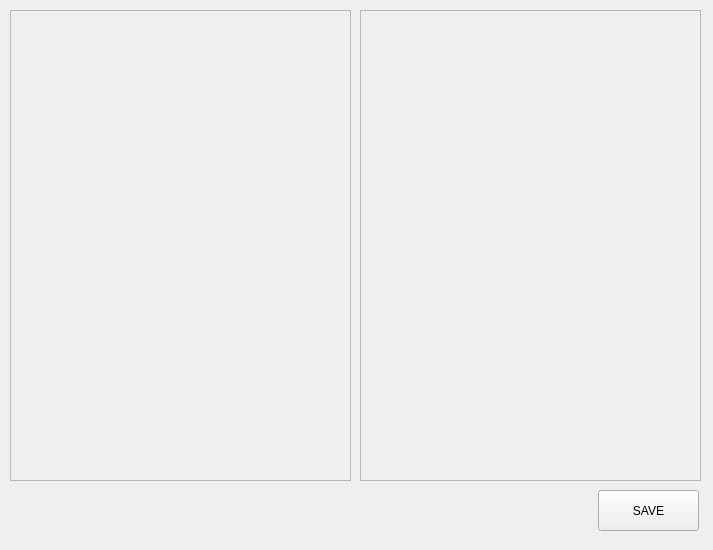
<?xml version="1.0" encoding="UTF-8"?>
<ui version="4.0">
 <class>Form</class>
 <widget class="QWidget" name="Form">
  <property name="geometry">
   <rect>
    <x>0</x>
    <y>0</y>
    <width>713</width>
    <height>550</height>
   </rect>
  </property>
  <property name="windowTitle">
   <string>Form</string>
  </property>
  <widget class="QFrame" name="frame">
   <property name="geometry">
    <rect>
     <x>10</x>
     <y>10</y>
     <width>341</width>
     <height>471</height>
    </rect>
   </property>
   <property name="frameShape">
    <enum>QFrame::StyledPanel</enum>
   </property>
   <property name="frameShadow">
    <enum>QFrame::Raised</enum>
   </property>
  </widget>
  <widget class="QFrame" name="frame_2">
   <property name="geometry">
    <rect>
     <x>360</x>
     <y>10</y>
     <width>341</width>
     <height>471</height>
    </rect>
   </property>
   <property name="frameShape">
    <enum>QFrame::StyledPanel</enum>
   </property>
   <property name="frameShadow">
    <enum>QFrame::Raised</enum>
   </property>
  </widget>
  <widget class="QPushButton" name="pushButton">
   <property name="geometry">
    <rect>
     <x>598</x>
     <y>490</y>
     <width>101</width>
     <height>41</height>
    </rect>
   </property>
   <property name="text">
    <string>SAVE</string>
   </property>
  </widget>
 </widget>
 <resources/>
 <connections/>
</ui>
